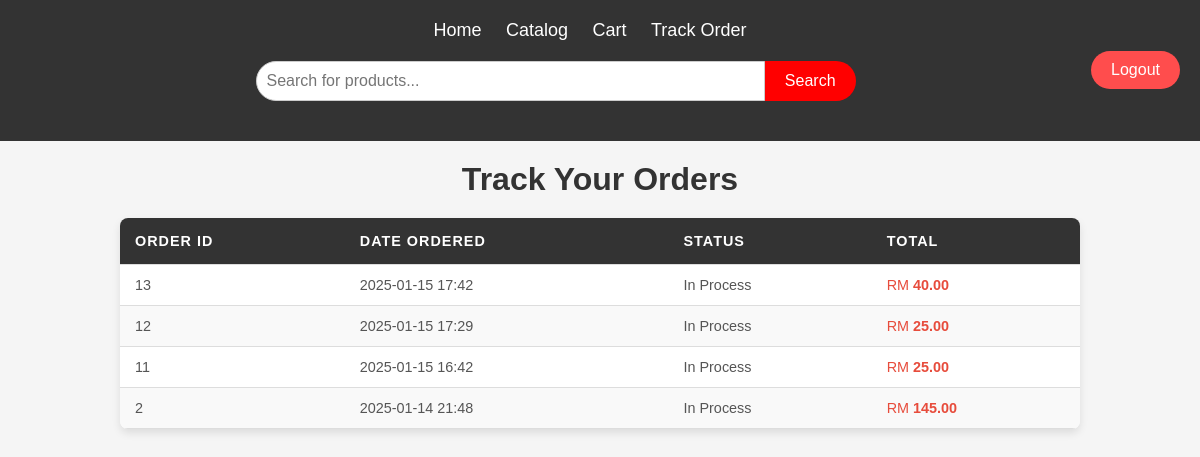
Page /track-order/ (signed in) on the earlier database version.
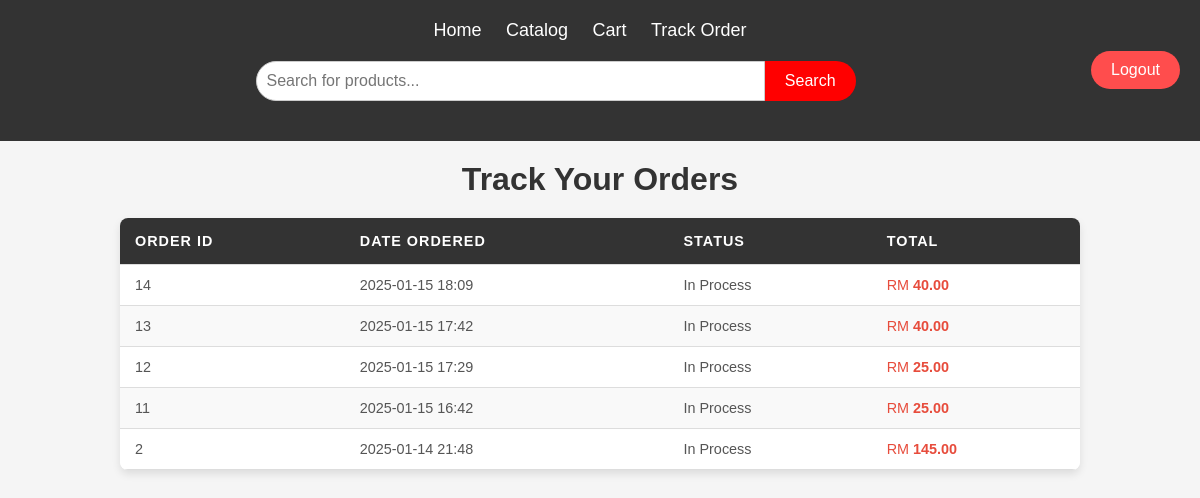
Same page on the later database version.
### store/models.py (models this page shows, shortened)
class Order(models.Model):
    order_id = models.CharField(max_length=20, unique=True, blank=True, null=True)  # Tambah ini
    user = models.ForeignKey(User, on_delete=models.SET_NULL, null=True, blank=True)
    date_ordered = models.DateTimeField(auto_now_add=True)
    complete = models.BooleanField(default=False)
    transaction_id = models.CharField(max_length=100, null=True)
    @property
    def get_cart_total(self):
        orderitems = self.orderitem_set.all()
        total = sum([item.get_total for item in orderitems])  # Corrected to call get_total method of OrderItem
        return total

class OrderItem(models.Model):
    product = models.ForeignKey(Product, on_delete=models.SET_NULL, null=True)
    order = models.ForeignKey(Order, on_delete=models.SET_NULL, null=True)
    quantity = models.IntegerField(default=1)
    date_added = models.DateTimeField(auto_now_add=True)
    @property
    def get_total(self):
        if self.product:  # Ensure the product is not None
            return self.product.price * self.quantity
        return 0  # Return 0 if no product exists

class Product(models.Model):
    SKIN_TYPES = [
        ('Oily', 'Oily'),
        ('Dry', 'Dry'),
        ('Combination', 'Combination'),
        ('Normal', 'Normal'),
    ]
    SKIN_CONDITIONS = [
        ('Acne-Prone', 'Acne-Prone'),
        ('Sensitive', 'Sensitive'),
        ('Dehydrated', 'Dehydrated'),
    ]
    SKIN_TONES = [
        ('Cool Undertone', 'Cool Undertone'),
        ('Warm Undertone', 'Warm Undertone'),
        ('Neutral Undertone', 'Neutral Undertone'),
    ]
    SURFACE_TONES = [
        ('Sangat Cerah', 'Sangat Cerah'),
        ('Cerah', 'Cerah'),
        ('Terang', 'Terang'),
        ('Sederhana', 'Sederhana'),
        ('Sawo Matang', 'Sawo Matang'),
        ('Gelap', 'Gelap'),
        ('Sangat Gelap', 'Sangat Gelap'),
    ]
    SENSITIVITY_LEVELS = [
        ('Low', 'Low'),
        ('Medium', 'Medium'),
        ('High', 'High'),
    ]
    SKIN_TEXTURE_CHOICES = [
        ('Licin', 'Licin'),
        ('Kasar', 'Kasar'),
        ('Pori Besar', 'Pori Besar'),
        ('Berparut', 'Berparut'),
        ('Berkedut', 'Berkedut'),
    ]
    name = models.CharField(max_length=100)
    description = models.TextField(blank=True, null=True)
    price = models.DecimalField(max_digits=10, decimal_places=2)
    quantity = models.PositiveIntegerField()
    min_stock = models.PositiveIntegerField(default=0)
    max_stock = models.PositiveIntegerField(default=100)
    variation_code = models.CharField(max_length=50, unique=True, blank=True, null=True)
    skin_type = models.CharField(max_length=20, choices=SKIN_TYPES, blank=True, null=True)
    skin_condition = models.CharField(max_length=20, choices=SKIN_CONDITIONS, blank=True, null=True)
    skin_tone = models.CharField(max_length=20, choices=SKIN_TONES, blank=True, null=True)
    surface_tones = models.CharField(max_length=20, choices=SURFACE_TONES, blank=True, null=True)
    skin_texture = models.CharField(max_length=20, choices=SKIN_TEXTURE_CHOICES, blank=True, null=True)
    sensitivity_level = models.CharField(max_length=10, choices=SENSITIVITY_LEVELS, blank=True, null=True)
    images = models.ImageField(upload_to='media/product_image/')
    created_at = models.DateTimeField(auto_now_add=True)
    updated_at = models.DateTimeField(auto_now=True)
    category = models.CharField(max_length=20, null=True, blank=True)
    digital = models.BooleanField(default=False, null=True, blank=True)  # Allow null

### store/views.py (the view)
# urls.py: path('track-order/', views.track_order, name='track_order'),
def track_order(request):
    if request.user.is_authenticated:
        orders = Order.objects.filter(user=request.user).order_by('-date_ordered')
    else:
        orders = None
    context = {
        'orders': orders,
    }
    return render(request, 'store/track_order.html', context)

### store/templates/store/track_order.html (shortened to what this page needs)
{% extends 'store/basestore.html' %}
{% load static %}
{% block content %}
<h1>Track Your Orders</h1>
{% if orders %}
    <table>
        <thead>
            <tr>
                <th>Order ID</th>
                <th>Date Ordered</th>
                <th>Status</th>
                <th>Total</th>
            </tr>
        </thead>
        <tbody>
            {% for order in orders %}
            <tr>
                <td>{{ order.id }}</td>
                <td>{{ order.date_ordered|date:"Y-m-d H:i" }}</td>
                <td>
                    {% if order.complete %}
                        In Process
                    {% elif order.delivered %}
                        Delivered
                    {% else %}
                        Received
                    {% endif %}
                </td>
                <td>{{ order.get_cart_total }}</td>
            </tr>
            {% endfor %}
        </tbody>
    </table>
{% else %}
    <p>You have no orders yet.</p>
{% endif %}
{% endblock %}
{% block extra_css %}
<head>
    <link rel="stylesheet" href="{% static 'css/track_order.css' %}">
</head>
{% endblock %}

Differences in the rows shown:
added Order: id "14", date_ordered "2025-01-15 18:09", complete "In Process", get_cart_total "40.00"
